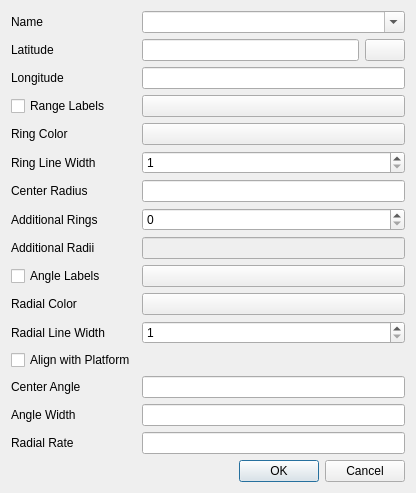
<?xml version="1.0" encoding="UTF-8"?>
<ui version="4.0">
 <class>RingProperties</class>
 <widget class="QWidget" name="RingProperties">
  <property name="geometry">
   <rect>
    <x>0</x>
    <y>0</y>
    <width>416</width>
    <height>477</height>
   </rect>
  </property>
  <property name="windowTitle">
   <string>Ring Properties</string>
  </property>
  <layout class="QGridLayout" name="gridLayout">
   <item row="2" column="1">
    <widget class="UtQtLonPosLineEdit" name="mLonEdit"/>
   </item>
   <item row="0" column="1">
    <widget class="QComboBox" name="mName">
     <property name="editable">
      <bool>true</bool>
     </property>
     <property name="insertPolicy">
      <enum>QComboBox::NoInsert</enum>
     </property>
    </widget>
   </item>
   <item row="4" column="1">
    <widget class="UtQtColorButton" name="mRingColor">
     <property name="text">
      <string/>
     </property>
    </widget>
   </item>
   <item row="1" column="0">
    <widget class="QLabel" name="mLatLabel">
     <property name="text">
      <string>Latitude</string>
     </property>
    </widget>
   </item>
   <item row="3" column="1">
    <widget class="UtQtColorButton" name="mRangeLabelColor">
     <property name="text">
      <string/>
     </property>
    </widget>
   </item>
   <item row="5" column="1">
    <widget class="QSpinBox" name="mRingLineWidth">
     <property name="minimum">
      <number>1</number>
     </property>
     <property name="maximum">
      <number>5</number>
     </property>
    </widget>
   </item>
   <item row="6" column="1">
    <widget class="UtQtLengthValueEdit" name="mCenterRadius"/>
   </item>
   <item row="3" column="0">
    <widget class="QCheckBox" name="mRangeLabels">
     <property name="text">
      <string>Range Labels</string>
     </property>
    </widget>
   </item>
   <item row="0" column="0">
    <widget class="QLabel" name="label">
     <property name="text">
      <string>Name</string>
     </property>
    </widget>
   </item>
   <item row="7" column="1">
    <widget class="QSpinBox" name="mAdditionalRings">
     <property name="maximum">
      <number>20</number>
     </property>
    </widget>
   </item>
   <item row="8" column="0">
    <widget class="QLabel" name="label_5">
     <property name="text">
      <string>Additional Radii</string>
     </property>
    </widget>
   </item>
   <item row="8" column="1">
    <widget class="UtQtLengthValueEdit" name="mAdditionalRadii">
     <property name="enabled">
      <bool>false</bool>
     </property>
    </widget>
   </item>
   <item row="9" column="0">
    <widget class="QCheckBox" name="mAngleLabels">
     <property name="text">
      <string>Angle Labels</string>
     </property>
    </widget>
   </item>
   <item row="9" column="1">
    <widget class="UtQtColorButton" name="mAngleLabelColor">
     <property name="text">
      <string/>
     </property>
    </widget>
   </item>
   <item row="7" column="0">
    <widget class="QLabel" name="label_6">
     <property name="text">
      <string>Additional Rings</string>
     </property>
    </widget>
   </item>
   <item row="4" column="0">
    <widget class="QLabel" name="label_10">
     <property name="text">
      <string>Ring Color</string>
     </property>
    </widget>
   </item>
   <item row="2" column="0">
    <widget class="QLabel" name="mLonLabel">
     <property name="text">
      <string>Longitude</string>
     </property>
    </widget>
   </item>
   <item row="5" column="0">
    <widget class="QLabel" name="label_11">
     <property name="text">
      <string>Ring Line Width</string>
     </property>
    </widget>
   </item>
   <item row="6" column="0">
    <widget class="QLabel" name="label_4">
     <property name="text">
      <string>Center Radius</string>
     </property>
    </widget>
   </item>
   <item row="12" column="0">
    <widget class="QCheckBox" name="mAlignWithPlatformCheckBox">
     <property name="text">
      <string>Align with Platform</string>
     </property>
    </widget>
   </item>
   <item row="15" column="0">
    <widget class="QLabel" name="label_9">
     <property name="text">
      <string>Radial Rate</string>
     </property>
    </widget>
   </item>
   <item row="16" column="1">
    <widget class="QDialogButtonBox" name="mButtonBox">
     <property name="standardButtons">
      <set>QDialogButtonBox::Cancel|QDialogButtonBox::Ok</set>
     </property>
    </widget>
   </item>
   <item row="14" column="0">
    <widget class="QLabel" name="label_8">
     <property name="text">
      <string>Angle Width</string>
     </property>
    </widget>
   </item>
   <item row="13" column="1">
    <widget class="UtQtAngleValueEdit" name="mCenterAngle"/>
   </item>
   <item row="10" column="0">
    <widget class="QLabel" name="label_12">
     <property name="text">
      <string>Radial Color</string>
     </property>
    </widget>
   </item>
   <item row="13" column="0">
    <widget class="QLabel" name="label_7">
     <property name="text">
      <string>Center Angle</string>
     </property>
    </widget>
   </item>
   <item row="15" column="1">
    <widget class="UtQtAngleValueEdit" name="mRadialRate"/>
   </item>
   <item row="11" column="0">
    <widget class="QLabel" name="label_13">
     <property name="text">
      <string>Radial Line Width</string>
     </property>
    </widget>
   </item>
   <item row="10" column="1">
    <widget class="UtQtColorButton" name="mRadialColor">
     <property name="text">
      <string/>
     </property>
    </widget>
   </item>
   <item row="14" column="1">
    <widget class="UtQtAngleValueEdit" name="mAngleWidth"/>
   </item>
   <item row="11" column="1">
    <widget class="QSpinBox" name="mRadialLineWidth">
     <property name="minimum">
      <number>1</number>
     </property>
     <property name="maximum">
      <number>5</number>
     </property>
    </widget>
   </item>
   <item row="1" column="1">
    <layout class="QHBoxLayout" name="horizontalLayout">
     <item>
      <widget class="UtQtLatPosLineEdit" name="mLatEdit"/>
     </item>
     <item>
      <widget class="wkf::LocationSelector" name="mLocationSelector">
       <property name="text">
        <string/>
       </property>
      </widget>
     </item>
    </layout>
   </item>
   <item row="17" column="1">
    <spacer name="verticalSpacer">
     <property name="orientation">
      <enum>Qt::Vertical</enum>
     </property>
     <property name="sizeHint" stdset="0">
      <size>
       <width>20</width>
       <height>40</height>
      </size>
     </property>
    </spacer>
   </item>
  </layout>
 </widget>
 <customwidgets>
  <customwidget>
   <class>wkf::LocationSelector</class>
   <extends>QPushButton</extends>
   <header>WkfSelectorWidgets.hpp</header>
  </customwidget>
  <customwidget>
   <class>UtQtLatPosLineEdit</class>
   <extends>QLineEdit</extends>
   <header>UtQtUnitLineEdit.hpp</header>
  </customwidget>
  <customwidget>
   <class>UtQtLonPosLineEdit</class>
   <extends>QLineEdit</extends>
   <header>UtQtUnitLineEdit.hpp</header>
  </customwidget>
  <customwidget>
   <class>UtQtLengthValueEdit</class>
   <extends>QLineEdit</extends>
   <header>UtQtUnitValueEdit.hpp</header>
  </customwidget>
  <customwidget>
   <class>UtQtAngleValueEdit</class>
   <extends>QLineEdit</extends>
   <header>UtQtUnitValueEdit.hpp</header>
  </customwidget>
  <customwidget>
   <class>UtQtColorButton</class>
   <extends>QPushButton</extends>
   <header>UtQtColorButton.hpp</header>
  </customwidget>
 </customwidgets>
 <tabstops>
  <tabstop>mName</tabstop>
  <tabstop>mRangeLabels</tabstop>
  <tabstop>mRangeLabelColor</tabstop>
  <tabstop>mRingColor</tabstop>
  <tabstop>mRingLineWidth</tabstop>
  <tabstop>mCenterRadius</tabstop>
  <tabstop>mAdditionalRings</tabstop>
  <tabstop>mAdditionalRadii</tabstop>
  <tabstop>mAngleLabels</tabstop>
  <tabstop>mAngleLabelColor</tabstop>
  <tabstop>mRadialColor</tabstop>
  <tabstop>mRadialLineWidth</tabstop>
  <tabstop>mAlignWithPlatformCheckBox</tabstop>
  <tabstop>mCenterAngle</tabstop>
  <tabstop>mAngleWidth</tabstop>
  <tabstop>mRadialRate</tabstop>
 </tabstops>
 <resources/>
 <connections/>
</ui>
